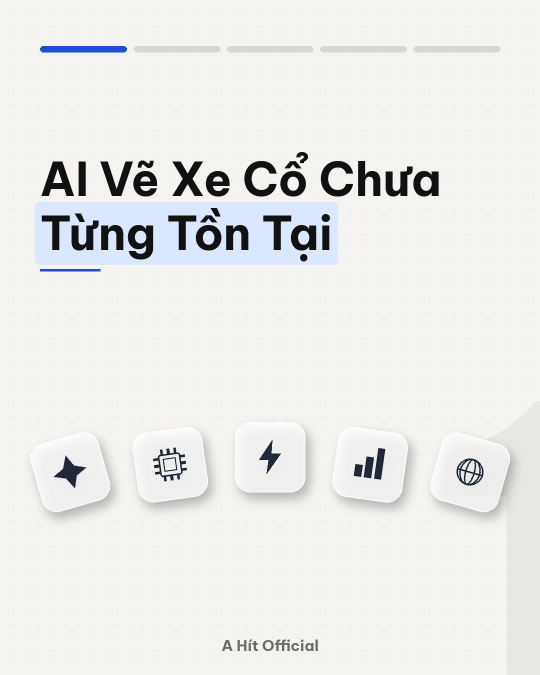
#> input picture assets/posts/2026-09-06/morning/01.jpg, 1080 x 1350 px (shown at 1/2 size)
$ python -i dither.py   (imports and definitions only)
#> lines starting #> are read from the running program, lines starting #| are printed output that depends on the picture
"""DITHER 1-BIT kiểu Bayer 8x8 -- nướng sẵn vào file PNG.

Phong cách video promo yêu cầu mọi hình ảnh (logo hãng, ảnh người, linh vật)
đều chỉ còn HAI MÀU, rung hạt theo ma trận Bayer 8x8. Việc này làm ở Python
chứ không phải bằng bộ lọc CSS lúc dựng hình -- đã có bài học đo được trong
chính repo này: chồng nhiều lớp filter lên ảnh lớn khiến Chromium treo hẳn,
một khung hình tĩnh chạy quá 10 phút không xong (xem portrait.py).

Nướng sẵn còn một cái lợi nữa: bản dựng trở thành tất định. Render lại lần
sau ra đúng từng pixel như bản snapshot người dùng đã duyệt.
"""
from __future__ import annotations
import logging
from pathlib import Path

log = logging.getLogger("video.dither")

# Ma trận ngưỡng Bayer 8x8 chuẩn, giá trị 0..63.
_BAYER_8 = (
    (0, 32, 8, 40, 2, 34, 10, 42),
    (48, 16, 56, 24, 50, 18, 58, 26),
    (12, 44, 4, 36, 14, 46, 6, 38),
    (60, 28, 52, 20, 62, 30, 54, 22),
    (3, 35, 11, 43, 1, 33, 9, 41),
    (51, 19, 59, 27, 49, 17, 57, 25),
    (15, 47, 7, 39, 13, 45, 5, 37),
    (63, 31, 55, 23, 61, 29, 53, 21),
)


def _hex(c: str) -> tuple[int, int, int]:
    c = c.lstrip("#")
    return (int(c[0:2], 16), int(c[2:4], 16), int(c[4:6], 16))


def dither(src: Path, dest: Path, *, dark: str = "#141a22", light: str = "#fbf6e8",
           width: int | None = None, gamma: float = 1.0,
           keep_alpha: bool = True) -> Path:
    """Chuyển `src` thành ảnh 2 màu rung hạt Bayer 8x8, ghi ra `dest`.

    `dark`/`light` là đúng hai màu được phép xuất hiện. `keep_alpha` giữ nền
    trong suốt của ảnh đã tách nền (logo, linh vật) -- nếu bỏ, vùng trong
    suốt sẽ bị coi là sáng và biến thành mảng đặc màu `light`.
    """
#> called with dest = 'out.png', dark = '#141a22', light = '#fbf6e8', gamma = 1, keep_alpha = True
    from PIL import Image

    src, dest = Path(src), Path(dest)
    dest.parent.mkdir(parents=True, exist_ok=True)

    im = Image.open(src).convert("RGBA")
    if width and im.width != width:
        h = round(im.height * width / im.width)
        im = im.resize((width, h), Image.LANCZOS)

    alpha = im.getchannel("A")
#> alpha: PIL image 1080x1350 L; every value is 255
    grey = im.convert("L")
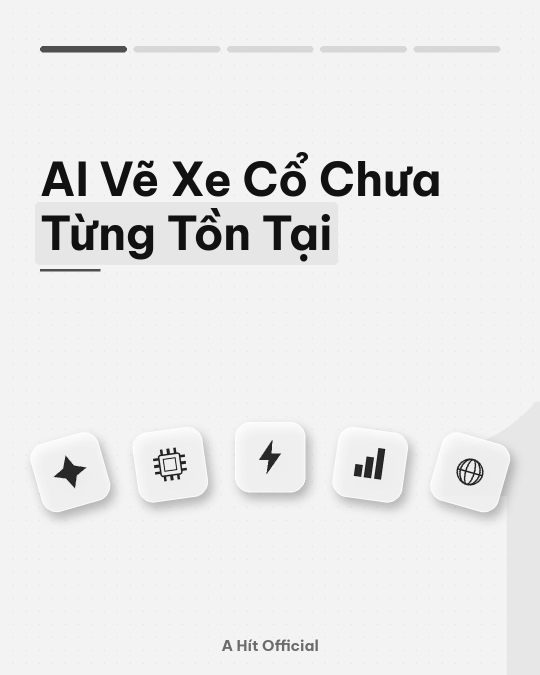
#> grey: PIL image 1080x1350 L (shown at 1/2 size); min 0, max 255, mean 233.6
    if gamma != 1.0:
        lut = [min(255, round(255 * ((i / 255) ** gamma))) for i in range(256)]
        grey = grey.point(lut)

    w, h = grey.size
#> w = 1080; h = 1350
    gpx = grey.load()
    apx = alpha.load()

    out = Image.new("RGBA", (w, h), (0, 0, 0, 0))
#> out: PIL image 1080x1350 RGBA; every value is 0
    opx = out.load()
    dk, lt = _hex(dark), _hex(light)

    for y in range(h):
        row = _BAYER_8[y % 8]
        for x in range(w):
            if keep_alpha and apx[x, y] < 128:
                continue  # giữ trong suốt
            # Ngưỡng Bayer trải đều trên thang 0..255.
            thr = (row[x % 8] + 0.5) * (255.0 / 64.0)
            r, g, b = lt if gpx[x, y] > thr else dk
            opx[x, y] = (r, g, b, 255)

    out.save(dest)
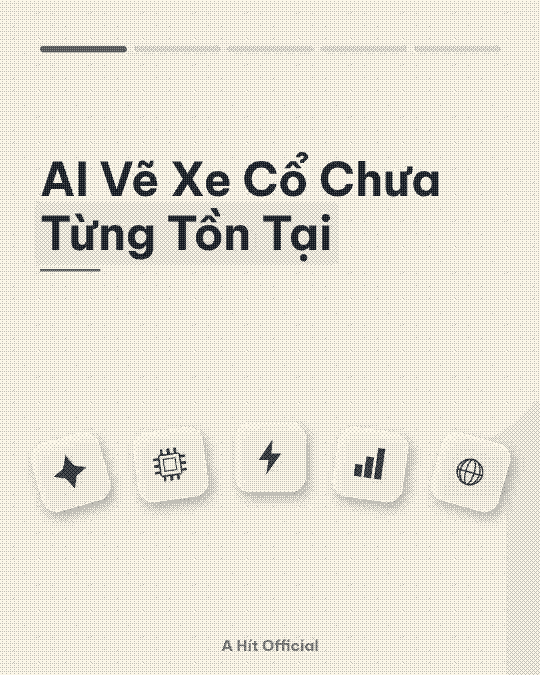
#> saved as out.png: PIL image 1080x1350 RGBA (shown at 1/2 size); mean R, G, B, A 231.7, 227.6, 215.4, 255
    log.info("dither: %s -> %s (%dx%d)", src.name, dest.name, w, h)
    return dest


def dither_many(pairs: list[tuple[Path, Path]], **kw) -> list[Path]:
    """Nướng nhiều ảnh; một ảnh hỏng không được làm hỏng cả bản dựng."""
    done: list[Path] = []
    for s, d in pairs:
        try:
            done.append(dither(s, d, **kw))
        except Exception as e:  # noqa: BLE001
            log.warning("dither: bỏ %s (%s)", s, e)
    return done

>>> result = dither('../../../assets/posts/2026-09-06/morning/01.jpg', 'out.png')

$ run again, on assets/posts/2026-09-06/morning/02.jpg
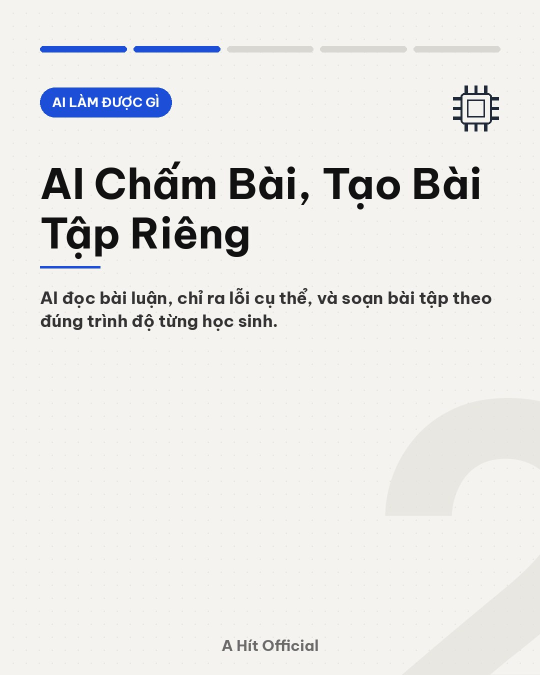
#> input picture assets/posts/2026-09-06/morning/02.jpg, 1080 x 1350 px (shown at 1/2 size)
#> alpha: PIL image 1080x1350 L; every value is 255
#> out: PIL image 1080x1350 RGBA; every value is 0
#> in dither, `out.save(dest)`:
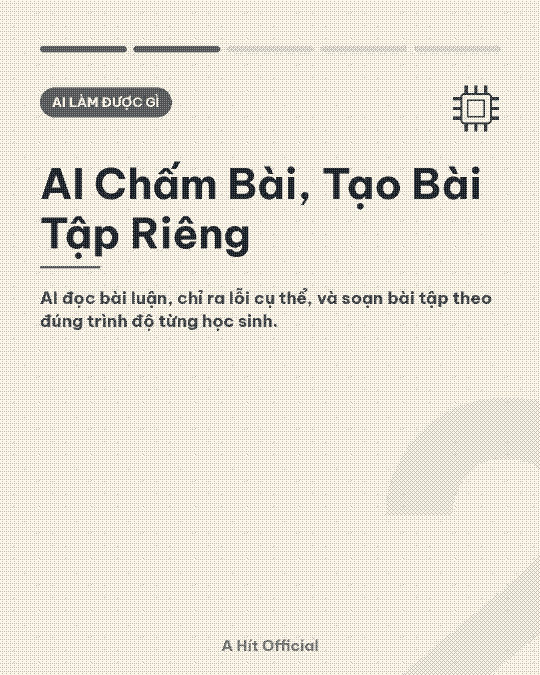
#> saved as out.png: PIL image 1080x1350 RGBA (shown at 1/2 size); mean R, G, B, A 230.6, 226.5, 214.5, 255

$ run again, on assets/posts/2026-09-06/morning/03.jpg
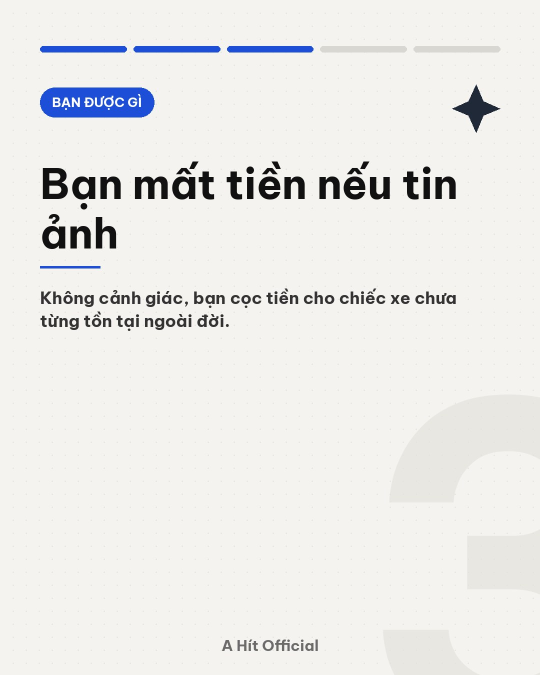
#> input picture assets/posts/2026-09-06/morning/03.jpg, 1080 x 1350 px (shown at 1/2 size)
#> alpha: PIL image 1080x1350 L; every value is 255
#> out: PIL image 1080x1350 RGBA; every value is 0
#> in dither, `out.save(dest)`:
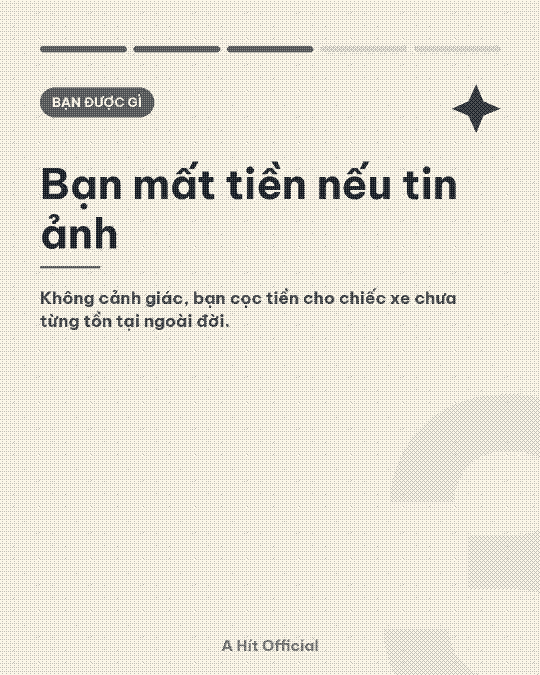
#> saved as out.png: PIL image 1080x1350 RGBA (shown at 1/2 size); mean R, G, B, A 232, 227.9, 215.8, 255

$ run again, on assets/posts/2026-09-06/morning/04.jpg
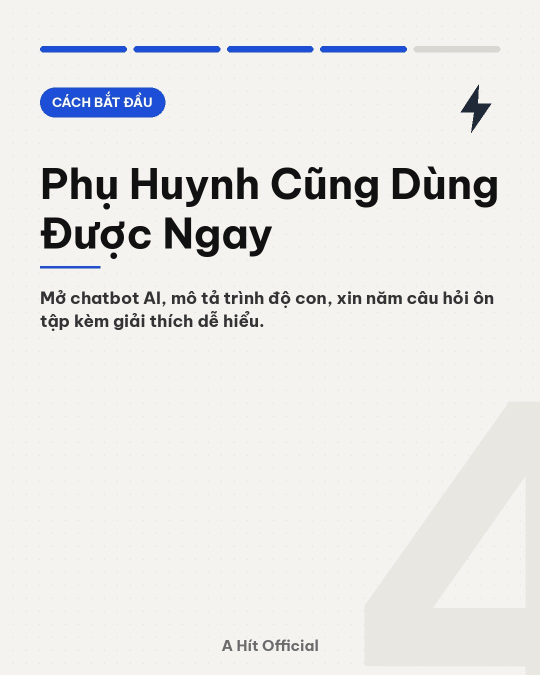
#> input picture assets/posts/2026-09-06/morning/04.jpg, 1080 x 1350 px (shown at 1/2 size)
#> alpha: PIL image 1080x1350 L; every value is 255
#> out: PIL image 1080x1350 RGBA; every value is 0
#> in dither, `out.save(dest)`:
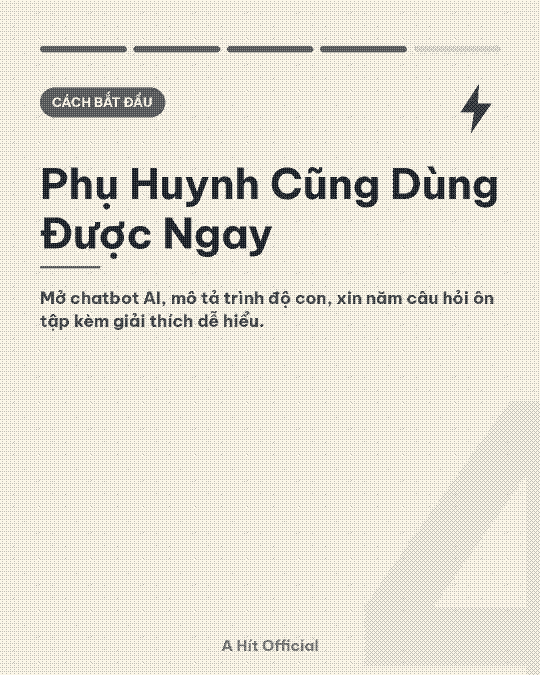
#> saved as out.png: PIL image 1080x1350 RGBA (shown at 1/2 size); mean R, G, B, A 229.8, 225.8, 213.8, 255
